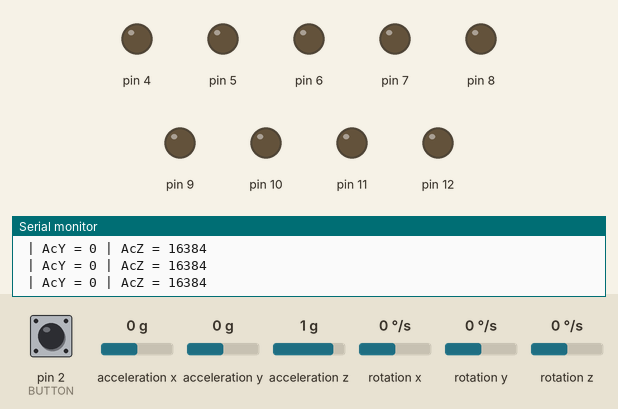
Simulated run of this sketch. Board: Arduino Uno, built with avr-gcc and run on an emulated ATmega328P. Shown: output pins drawn as LEDs (lit = HIGH), the last lines printed to the serial monitor. Wiring (inferred from the names in the program): MPU-6050 motion sensor at I2C address 0x68. Dashed ring = blinking. Inputs (shaded band) come from the test bench; at power-on: pin 2 (BUTTON) LOW, acceleration x 0 g, acceleration y 0 g, acceleration z 1 g, rotation x 0 °/s, rotation y 0 °/s, rotation z 0 °/s.

Above: at 1.5 s.
1.6 s: pin 2 (BUTTON) pulled HIGH for 0.85 s
At 2.85 s:
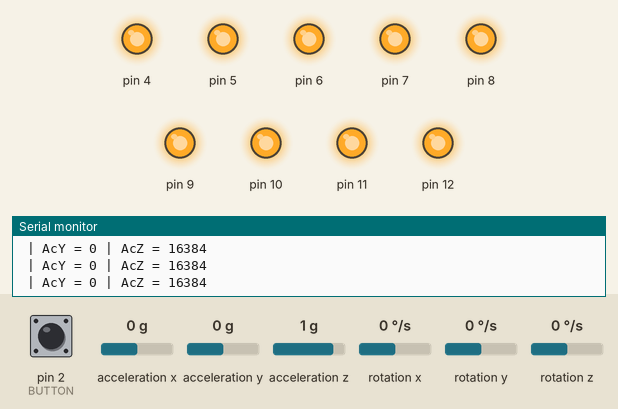
5.1 s: pin 2 (BUTTON) pulled HIGH for 3.2 s
At 6.26 s:
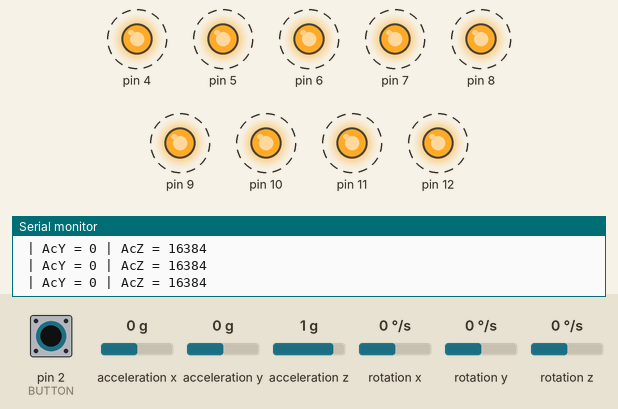
Timing chart, 0 to 10.9 s (numbered marks = the images above; inputs shaded):
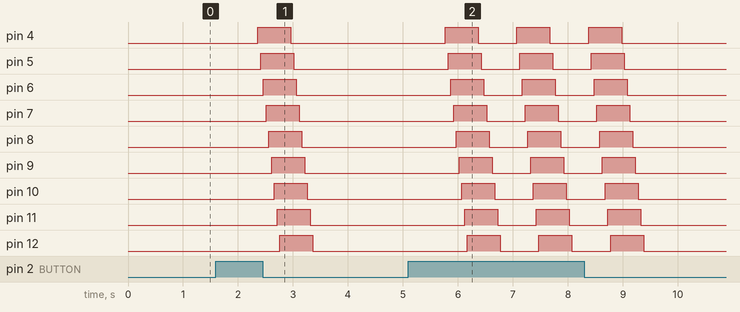

Measured:
- after the input at 1.6 s, pin 4: LOW → HIGH after 0.76 s, → LOW 0.60 s later; pin 5: LOW → HIGH after 0.81 s, → LOW 0.60 s later; pin 6: LOW → HIGH after 0.86 s, → LOW 0.60 s later; pin 7: LOW → HIGH after 0.91 s, → LOW 0.60 s later; pin 8: LOW → HIGH after 0.96 s, → LOW 0.60 s later
- after the input at 5.1 s, pin 4: alternates HIGH for 0.60 s and LOW for 0.70 s, 6 changes in all, then stays LOW, starting after 0.67 s; pin 5: alternates HIGH for 0.60 s and LOW for 0.70 s, 6 changes in all, then stays LOW, starting after 0.72 s

The sketch:

Prototype_code.ino
```cpp
#include<Wire.h>
const int BUTTON = 2; // input pin where the button is connected
const int MPU_addr=0x68;  // I2C address of the MPU-6050
int16_t AcX,AcY,AcZ,Tmp,GyX,GyY,GyZ;
int s=50;
int btnVal = 0;

void setup(){
  Wire.begin();
  Wire.beginTransmission(MPU_addr);
  Wire.write(0x6B);  // PWR_MGMT_1 register
  Wire.write(0);     // set to zero (wakes up the MPU-6050)
  Wire.endTransmission(true);
  Serial.begin(9600);

    for (int x = 4; x < 13; x++) {
      pinMode(x, OUTPUT);
    }

    pinMode(BUTTON, INPUT);
}
void loop(){
  Wire.beginTransmission(MPU_addr);
  Wire.write(0x3B);  // starting with register 0x3B (ACCEL_XOUT_H)
  Wire.endTransmission(false);
  Wire.requestFrom(MPU_addr,14,true);  // request a total of 14 registers
  AcX=Wire.read()<<8|Wire.read();  // 0x3B (ACCEL_XOUT_H) & 0x3C (ACCEL_XOUT_L)
//  printX_Axis(AcX);
  AcY=Wire.read()<<8|Wire.read();  // 0x3D (ACCEL_YOUT_H) & 0x3E (ACCEL_YOUT_L)
//  printY_Axis(AcY);
  AcZ=Wire.read()<<8|Wire.read();  // 0x3F (ACCEL_ZOUT_H) & 0x40 (ACCEL_ZOUT_L)
  Tmp=Wire.read()<<8|Wire.read();  // 0x41 (TEMP_OUT_H) & 0x42 (TEMP_OUT_L)
  GyX=Wire.read()<<8|Wire.read();  // 0x43 (GYRO_XOUT_H) & 0x44 (GYRO_XOUT_L)
  GyY=Wire.read()<<8|Wire.read();  // 0x45 (GYRO_YOUT_H) & 0x46 (GYRO_YOUT_L)
  GyZ=Wire.read()<<8|Wire.read();  // 0x47 (GYRO_ZOUT_H) & 0x48 (GYRO_ZOUT_L)

//  Serial.print("AcX = "); Serial.println(AcX);
  Serial.print(" | AcY = "); Serial.print(AcY);
  Serial.print(" | AcZ = "); Serial.println(AcZ);
//  Serial.print(" | Tmp = "); Serial.print(Tmp/340.00+36.53);  //equation for temperature in degrees C from datasheet
//  Serial.print(" | GyX = "); Serial.print(GyX);
//  Serial.print(" | GyY = "); Serial.print(GyY);
//  Serial.print(" | GyZ = "); Serial.println(GyZ);
  delay(100);

  btnVal = digitalRead(BUTTON);

  if (btnVal == HIGH) {
    digitalWrite(1, HIGH);
    for ( int x = 1; x < 13; x++) {
      digitalWrite(x, HIGH);
      delay(s);
    }
    digitalWrite(1, LOW);
    for ( int x = 1; x < 13; x++) {
      digitalWrite(x, LOW);
      delay(s);
    }
  } else {
    for ( int x = 1; x < 13; x++) {
      digitalWrite(x, LOW);
      delay(s);
    }
  }
}

void printX_Axis(int x)
{
  /*
   * Calibration is a little off.
   * Here is the plot of the x-axis
   *
   *    o------------|--------------o
   * -16000        1300          17000
   *
   */

   // Range variables for the x-axis
   int maxLeft = -16000;
   int middle = 1300;
   int maxRight = 17000;
   int offset = 3500;

  Serial.print("AcX = "); Serial.println(x);

  if(x > maxLeft && x < (maxLeft + offset)) {
    Serial.println("Face Left");
  }
  else if(x > (maxLeft + offset) && x < (middle - offset)) {
    Serial.println("Face Left Angle");
  }
  else if (x > (middle - offset) && x < (middle + offset)){
    Serial.println("Face Level to ground (Up or Down)");
  }
  else if (x > (middle + offset) && x < (maxRight - offset)){
    Serial.println("Face Right Angle");
  }
  else if (x > (maxRight - offset) && x < maxRight){
    Serial.println("Face Right");
  }
}


void printY_Axis(int y)
{
  /*
	17000  o
		     |
		     |
		     |
	-150	 -
  		   |
  		   |
  		   |
	-17000 o
  */

   // Range variables for the y-axis
   int maxUp = 17000;
   int middle = -150;
   int maxDown = -17000;
   int offset = 3500;

  Serial.print("AcY = "); Serial.println(y);

  if(y > maxDown && y < (maxDown + offset)) {
    Serial.println("Face Towards");
  }
  else if(y > (maxDown + offset) && y < (middle - offset)) {
    Serial.println("Face Slightly Towards");
  }
  else if (y > (middle - offset) && y < (middle + offset)){
    Serial.println("Face Level to ground (Up or Down)");
  }
  else if (y > (middle + offset) && y < (maxUp - offset)){
    Serial.println("Face Slightly Outwards");
  }
    else if (y > (maxUp - offset) && y < maxUp){
    Serial.println("Face Outwards");
  }
}

// Z-Axis seems like it's the same as Y-Axis..
//  TODO...
//  void printZ_Axis(int z)
```
